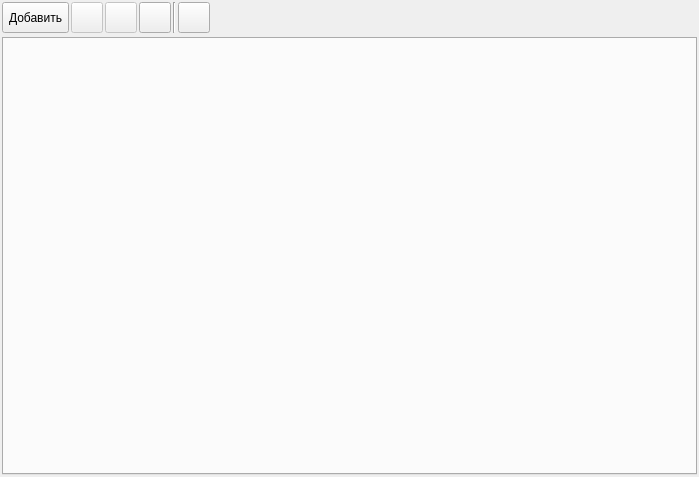
<?xml version="1.0" encoding="UTF-8"?>
<ui version="4.0">
 <class>FormTemplateMails</class>
 <widget class="QWidget" name="FormTemplateMails">
  <property name="geometry">
   <rect>
    <x>0</x>
    <y>0</y>
    <width>699</width>
    <height>477</height>
   </rect>
  </property>
  <property name="windowTitle">
   <string>Form</string>
  </property>
  <layout class="QVBoxLayout" name="verticalLayout_2">
   <property name="spacing">
    <number>2</number>
   </property>
   <property name="leftMargin">
    <number>2</number>
   </property>
   <property name="topMargin">
    <number>2</number>
   </property>
   <property name="rightMargin">
    <number>2</number>
   </property>
   <property name="bottomMargin">
    <number>2</number>
   </property>
   <item>
    <layout class="QHBoxLayout" name="horizontalLayout_2">
     <property name="spacing">
      <number>2</number>
     </property>
     <item>
      <widget class="QToolButton" name="toolButtonAdd">
       <property name="sizePolicy">
        <sizepolicy hsizetype="Preferred" vsizetype="Preferred">
         <horstretch>0</horstretch>
         <verstretch>0</verstretch>
        </sizepolicy>
       </property>
       <property name="toolTip">
        <string>Добавить параметр</string>
       </property>
       <property name="text">
        <string>Добавить</string>
       </property>
       <property name="icon">
        <iconset resource="../../res.qrc">
         <normaloff>:/32/icons/32x32/add.png</normaloff>:/32/icons/32x32/add.png</iconset>
       </property>
       <property name="iconSize">
        <size>
         <width>24</width>
         <height>24</height>
        </size>
       </property>
       <property name="toolButtonStyle">
        <enum>Qt::ToolButtonTextBesideIcon</enum>
       </property>
      </widget>
     </item>
     <item>
      <widget class="QToolButton" name="toolButtonEdit">
       <property name="enabled">
        <bool>false</bool>
       </property>
       <property name="sizePolicy">
        <sizepolicy hsizetype="Preferred" vsizetype="Preferred">
         <horstretch>0</horstretch>
         <verstretch>0</verstretch>
        </sizepolicy>
       </property>
       <property name="toolTip">
        <string>Редактировать параметр</string>
       </property>
       <property name="icon">
        <iconset resource="../../res.qrc">
         <normaloff>:/32/icons/32x32/edit.png</normaloff>:/32/icons/32x32/edit.png</iconset>
       </property>
       <property name="iconSize">
        <size>
         <width>24</width>
         <height>24</height>
        </size>
       </property>
      </widget>
     </item>
     <item>
      <widget class="QToolButton" name="toolButtonDel">
       <property name="enabled">
        <bool>false</bool>
       </property>
       <property name="sizePolicy">
        <sizepolicy hsizetype="Preferred" vsizetype="Preferred">
         <horstretch>0</horstretch>
         <verstretch>0</verstretch>
        </sizepolicy>
       </property>
       <property name="toolTip">
        <string>Удалить параметр</string>
       </property>
       <property name="icon">
        <iconset resource="../../res.qrc">
         <normaloff>:/32/icons/32x32/delete.png</normaloff>:/32/icons/32x32/delete.png</iconset>
       </property>
       <property name="iconSize">
        <size>
         <width>24</width>
         <height>24</height>
        </size>
       </property>
      </widget>
     </item>
     <item>
      <widget class="QToolButton" name="toolButtonRefresh">
       <property name="enabled">
        <bool>true</bool>
       </property>
       <property name="sizePolicy">
        <sizepolicy hsizetype="Preferred" vsizetype="Preferred">
         <horstretch>0</horstretch>
         <verstretch>0</verstretch>
        </sizepolicy>
       </property>
       <property name="maximumSize">
        <size>
         <width>16777215</width>
         <height>16777215</height>
        </size>
       </property>
       <property name="toolTip">
        <string>Обновить данные</string>
       </property>
       <property name="icon">
        <iconset resource="../../res.qrc">
         <normaloff>:/32/icons/32x32/refresh.png</normaloff>:/32/icons/32x32/refresh.png</iconset>
       </property>
       <property name="iconSize">
        <size>
         <width>24</width>
         <height>24</height>
        </size>
       </property>
      </widget>
     </item>
     <item>
      <widget class="Line" name="line">
       <property name="orientation">
        <enum>Qt::Vertical</enum>
       </property>
      </widget>
     </item>
     <item>
      <widget class="QToolButton" name="toolButtonAddTab">
       <property name="enabled">
        <bool>true</bool>
       </property>
       <property name="sizePolicy">
        <sizepolicy hsizetype="Preferred" vsizetype="Preferred">
         <horstretch>0</horstretch>
         <verstretch>0</verstretch>
        </sizepolicy>
       </property>
       <property name="maximumSize">
        <size>
         <width>16777215</width>
         <height>16777215</height>
        </size>
       </property>
       <property name="toolTip">
        <string>Добавить вкладку</string>
       </property>
       <property name="icon">
        <iconset resource="../../res.qrc">
         <normaloff>:/32/icons/32x32/add_tab.png</normaloff>:/32/icons/32x32/add_tab.png</iconset>
       </property>
       <property name="iconSize">
        <size>
         <width>24</width>
         <height>24</height>
        </size>
       </property>
      </widget>
     </item>
     <item>
      <spacer name="horizontalSpacer">
       <property name="orientation">
        <enum>Qt::Horizontal</enum>
       </property>
       <property name="sizeHint" stdset="0">
        <size>
         <width>40</width>
         <height>20</height>
        </size>
       </property>
      </spacer>
     </item>
    </layout>
   </item>
   <item>
    <widget class="Line" name="line_5">
     <property name="orientation">
      <enum>Qt::Vertical</enum>
     </property>
    </widget>
   </item>
   <item>
    <widget class="QTabWidget" name="tabWidget">
     <property name="autoFillBackground">
      <bool>true</bool>
     </property>
     <property name="currentIndex">
      <number>-1</number>
     </property>
     <property name="tabsClosable">
      <bool>false</bool>
     </property>
    </widget>
   </item>
  </layout>
 </widget>
 <resources>
  <include location="../../res.qrc"/>
 </resources>
 <connections/>
</ui>
